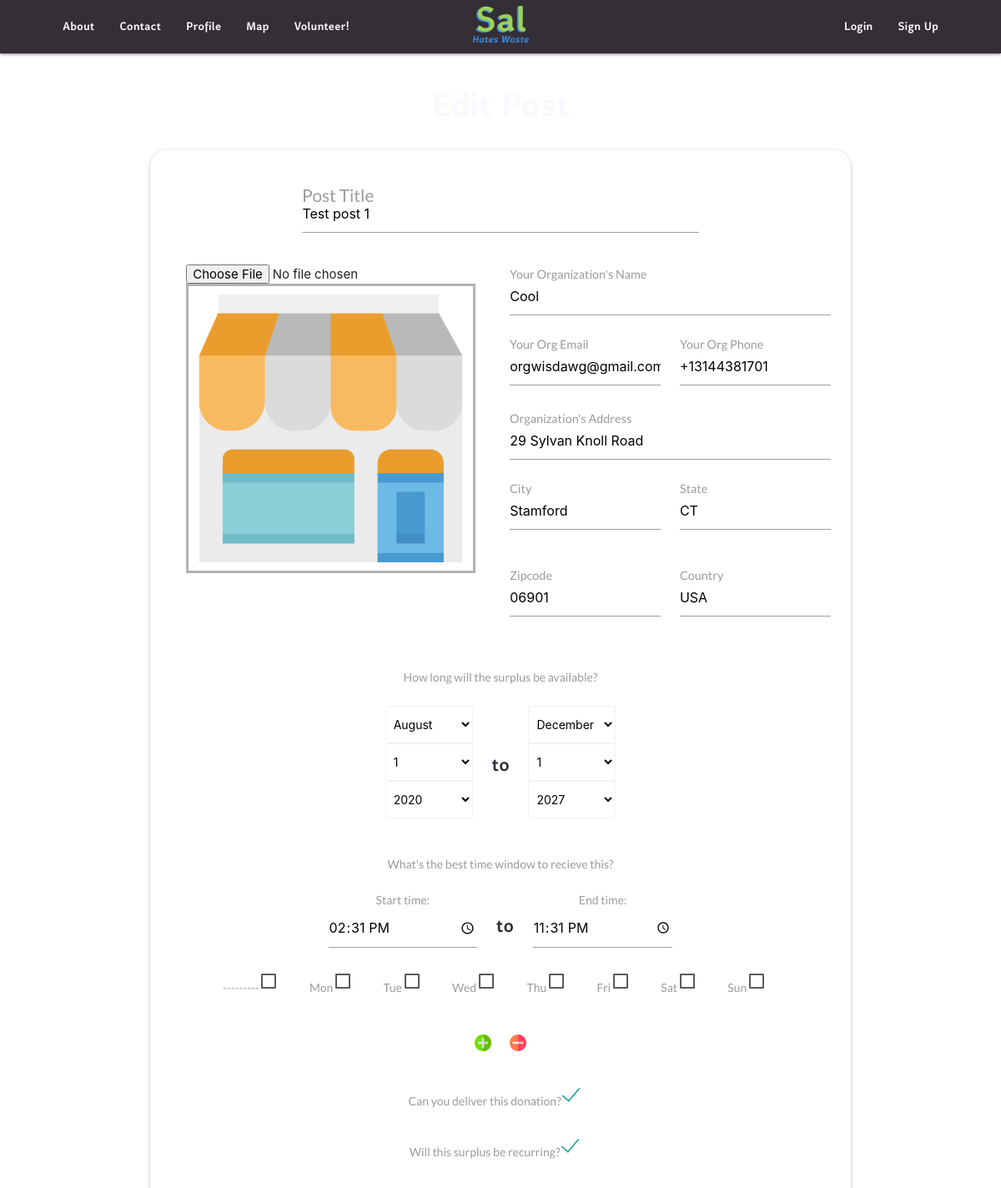
Before: /test-post-1/edit-dpost/ (upper part) with the older database file.
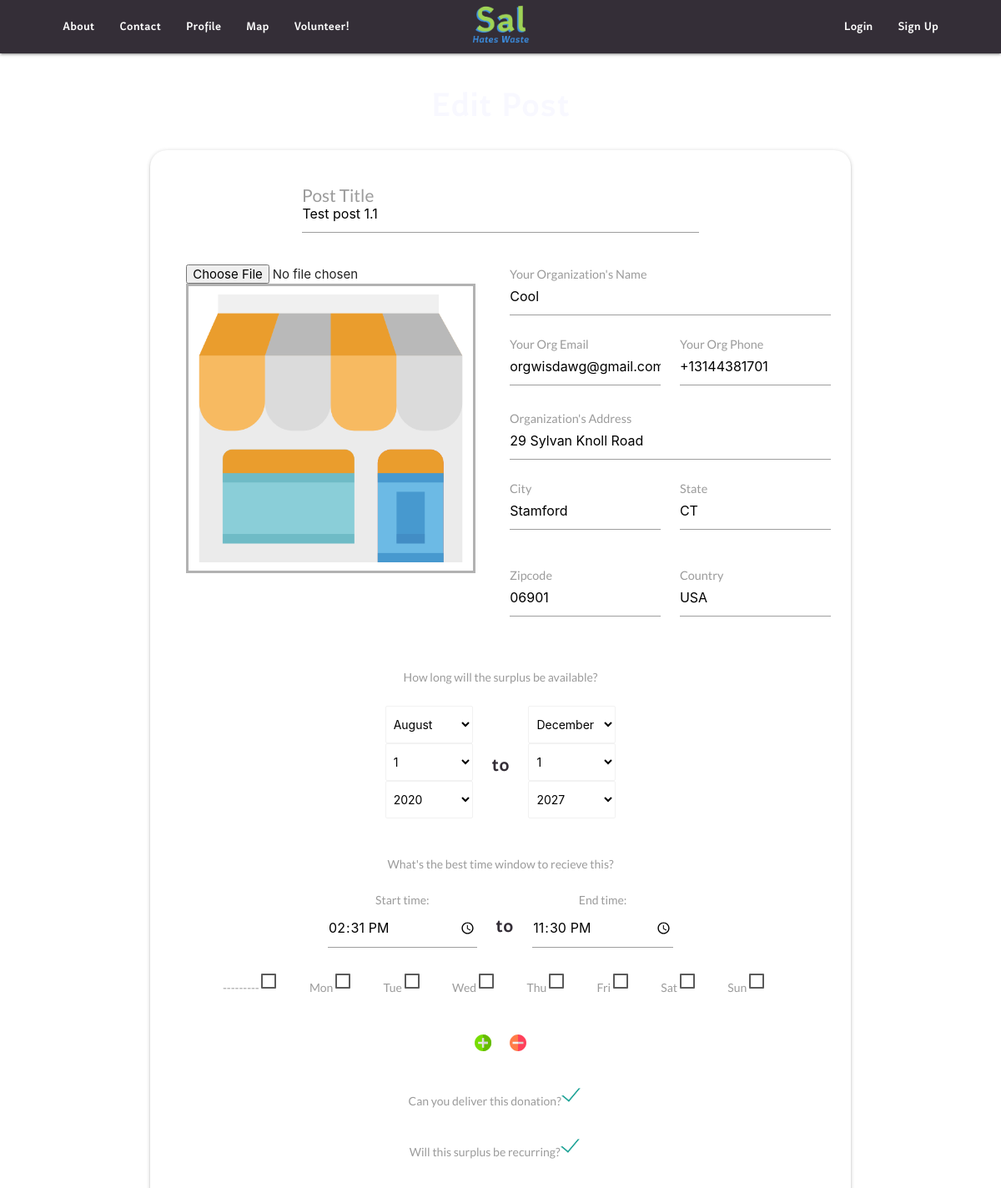
After: the same page with the newer database file.
### main/models.py (models this page shows, shortened)
class UserPost(models.Model):
    post_creator = models.ForeignKey(
        CustomUser, on_delete=models.CASCADE, blank=True, default=1)
    post_title = models.CharField('Post Title', max_length=30, blank=True)
    post_org_name = models.CharField(
        'Your Organization', max_length=30, blank=True)
    phone_regex = RegexValidator(
        regex=r'^\+?1?\d{9,15}$', message="Phone number must be entered in the format: '+999999999'. Up to 15 digits allowed.")
    post_org_phone = models.CharField(_('phone'), max_length=20, validators=[
                                      phone_regex], null=True, blank=True)
    post_org_email = models.EmailField(
        'Your Organizations Email', max_length=254, default="example@gmail.com", null=False)
    post_org_address = models.CharField(
        'Your Organizations Location', max_length=80, default="123 Test St.", null=False)
    post_org_city = models.CharField(
        max_length=30, default="Stamford", null=False)
    post_org_state = models.CharField(max_length=2, default="CT", null=False)
    post_org_zipcode = models.CharField(max_length=10, null=True, blank=True)
    post_org_country = models.CharField(
        max_length=60, default="USA", null=False)
    post_image = models.ImageField('Profile Image', default='default.png',
                                   upload_to='post_pics', null=True, blank=True, validators=(validate_is_pic,))
    post_desc = models.TextField(max_length=500, null=True, blank=True)
    post_begin_date = models.DateField(_("Availability Start"), default=datetime.date.today)
    post_end_date = models.DateField(_("Availability End"), default=datetime.date.today)
    post_lat = models.FloatField(null=True, blank=True)
    post_long = models.FloatField(null=True, blank=True)
    post_recurring = models.BooleanField(default=False)
    recurrences = models.TextField(max_length=300, null=True, blank=True)
    donor_or_recip = models.CharField(
        max_length=10, choices=ROLE_CHOICES, default="Donor",)
    post_active = models.BooleanField(default=True)
    post_deliver = models.BooleanField(default=False)
    post_slug = models.SlugField(max_length=200, null=False, unique=True)
    class Meta:
        verbose_name = 'Post'
        verbose_name_plural = "Posts"

### main/views.py (the view)
# urls.py: path('<single_slug>/edit-dpost/', views.edit_dpost, name='edit-dpost'),
def edit_dpost(request, single_slug = None):
    user = request.user
    instance = get_object_or_404(DonorPost, post_slug = single_slug)
    avail_instance = AvailabilityFormset(queryset=Availability.objects.all())
    if request.method == "POST":
        donor_post_form = DonorPostForm(request.POST or None, request.FILES or None, instance=instance or None)
        avail_form = AvailabilityFormset(request.POST, request.FILES, instance=instance)
        if donor_post_form.is_valid():
            donor_post = donor_post_form.save(False)
            coord = donor_post.get_geocode()
            donor_post.post_lat = coord[0]
            donor_post.post_long = coord[1]
            donor_post.save()
            if avail_form.is_valid():
                availslist = avail_form.save()
                print ('wow: ', availslist)
                for avail in availslist:
                    time = avail.get_min()
                    avail.start_min = time[0]
                    avail.end_min = time[1]
                    avail.save()
                donor_post.save()
                messages.success(request, f"Your post has been uploaded")
                return redirect('main:my-posts')
            else:
                for errors in avail_form.errors:
                    messages.error(request, f"Your availability is off. Try again.")
        else:
            for errors in donor_post_form.errors:
                    messages.error(request, f"Some of your input is off. Try again.")
    else:
        donor_post_form = DonorPostForm(instance=instance)
        avail_form = AvailabilityFormset(instance=instance)
    return render(request=request, template_name="main/edit_dpost.html", context = {
                                                                "instance": instance,
                                                                "avail_form": avail_form,
                                                                "donor_post_form": donor_post_form})

### main/forms.py
class DonorPostForm(forms.ModelForm):
    post_image = forms.ImageField(widget=forms.FileInput(attrs={'accept':'image/png,.jpg'}))
    post_begin_date = forms.DateField(widget=SelectDateWidget)
    post_end_date = forms.DateField(widget=SelectDateWidget)
    class Meta:
        model = DonorPost
        fields = ['post_title', 'post_org_name','post_org_phone','post_org_email','post_org_address','post_org_city',
        'post_org_state','post_org_zipcode','post_org_country','post_desc', 'post_begin_date', 'post_image',
        'post_end_date', 'post_deliver', 'post_recurring', 'recurrences',]

### main/Templates/main/edit_dpost.html (shortened to what the changed rows need)
{% extends 'main/header.html' %}
{% load static %}
{% block content %}
<head>
    {% load crispy_forms_tags %}
    <link rel="stylesheet" type="text/css" href="{% static 'dpost_style.css' %}">
</head>
<body>
    <section>
        <div class="container col " style="margin-bottom: 12em;">
            <div class="col-md-12 card hoverable">
                <div class="card-content center">
                    <form method="post" class="post-form" action=" " enctype="multipart/form-data">
                        {% load widget_tweaks %}
                        <div class="input-field title-div">
                            <label for="post_title">Post Title</label>
                            {{  donor_post_form.post_title |add_class:"input" }}
                        </div>
                        <div id="main-row" class="row">
                            <div id="top-of-column2" class="col right-col">
                                <div class="input-field ">
                                    <label for="org-name">Your Organization's Name</label>
                                    {{  donor_post_form.post_org_name |add_class:"validate" }}
                                </div>
                                <div class="row">
                                    <div class="col col-input input-field">
                                        <label for="org-email">Your Org Email</label>
                                        {{  donor_post_form.post_org_email |add_class:"validate" }}
                                    </div>
                                    <div class="col col-input input-field">
                                        <label for="org-phone">Your Org Phone</label>
                                        {{  donor_post_form.post_org_phone |add_class:"validate" }}
                                    </div>
                                </div>
                                <div class="input-field">
                                    <label for="org_address ">Organization's Address</label>
                                    {{  donor_post_form.post_org_address}}
                                </div>
                                <div class="row">
                                    <div class="col col-input input-field">
                                        <label for="org_city">City</label>
                                        {{  donor_post_form.post_org_city}}
                                    </div>
                                    <div class="col col-input input-field">
                                        <label for="org_state">State</label>
                                        {{  donor_post_form.post_org_state}}
                                    </div>
                                </div>
                                <div class="row">
                                    <div class="col col-input input-field">
                                        <label for="org_zipcode">Zipcode</label>
                                        {{  donor_post_form.post_org_zipcode}}
                                    </div>
                                    <div class="col col-input input-field">
                                        <label for="org_country">Country</label>
                                        {{  donor_post_form.post_org_country}}
                                    </div>
                                </div>
                            </div>
                        </div>
                        <div class="row">
                            <div class="avail-section">
                                {% for form in avail_form %}
                                <div class="avail-subsection" id=avail_{{forloop.counter0}}>
                                    <div class="row time-row">
                                        <div class="col post_date">
                                            <label for="id_availability_set-{{forloop.counter0}}-start_hour" class="">Start
                                                time:</label>
                                            {{   form.start_hour |add_class:"avclass"}}
                                        </div>
                                        <div class="col post_date">
                                            <h5> to </h5>
                                        </div>
                                        <div class="col post_date">
                                            <label for="id_availability_set-{{forloop.counter0}}-end_hour" class="">End
                                                time:</label>
                                            {{   form.end_hour |add_class:"avclass"}}
                                        </div>
                                    </div>
                                    <div class="row choice-row flex-container">
                                        {% for value,text in form.post_day.field.choices %}
                                        <div class="col">
                                            <label
                                                for="id_availability_set-{{forloop.parentloop.counter0}}-post_day_{{ forloop.counter0 }}">
                                                    >{{ text }}
                                                <span></span>
                                            </label>
                                        </div>
                                        {% endfor %}
                                    </div>
                                </div>
                                {% endfor %}
                            </div>
                        </div>
                    </form>
                </div>
            </div>
        </div>
    </section>
</body>
{% endblock %}

Changed rows visible on the page:
changed UserPost "Cool": post_title "Test post 1" → "Test post 1.1"
Other visible differences:
form field end_hour: "23:31:00" → "23:30:00"
